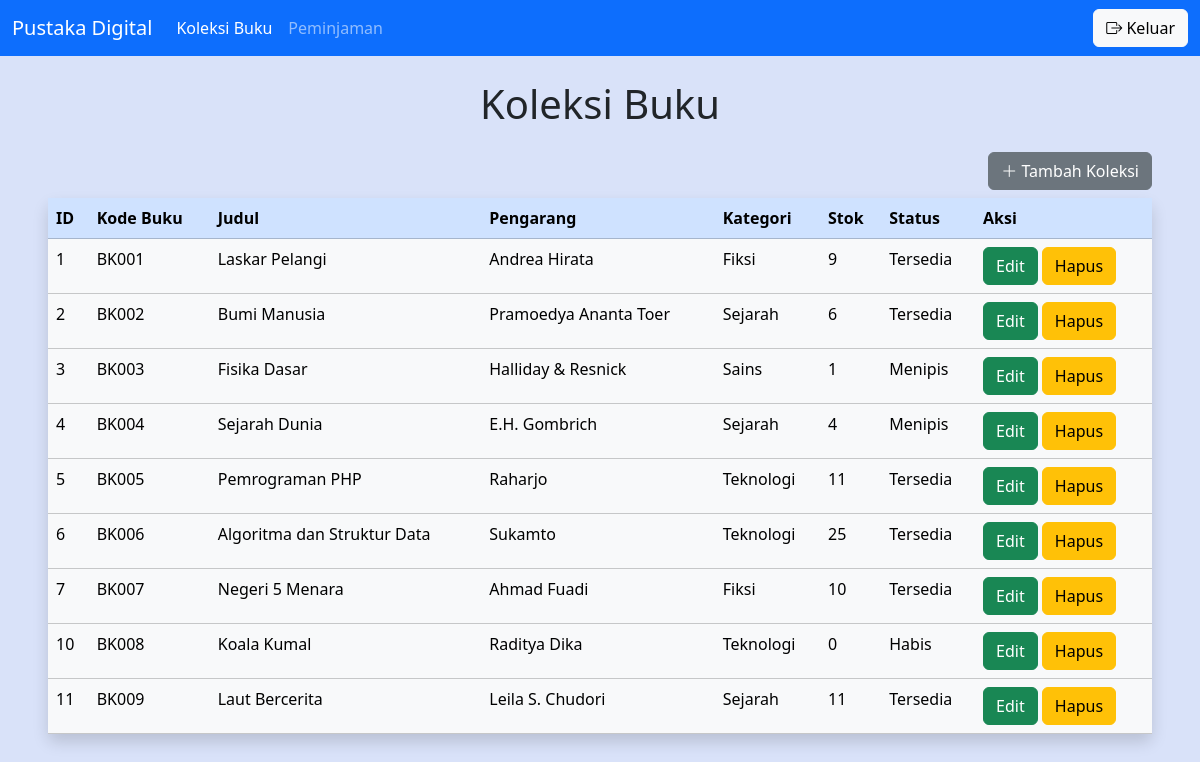
Page /koleksi_buku.php (signed in) on the committed database.
### tables this page shows
CREATE TABLE `koleksi_buku` (
  `id_buku` int(3) NOT NULL,
  `kode_buku` varchar(5) NOT NULL,
  `judul` varchar(50) NOT NULL,
  `pengarang` varchar(50) NOT NULL,
  `kategori` varchar(50) NOT NULL,
  `stok` int(3) NOT NULL,
  `status` varchar(10) NOT NULL
);

### koleksi_buku.php (the view, shortened to what this page needs)
<?php
    include 'koneksi.php';
?>
<!DOCTYPE html>
<html lang="en">
<head>
    <link href="https://cdn.jsdelivr.net/npm/bootstrap@5.3.8/dist/css/bootstrap.min.css" rel="stylesheet">
    <link rel="stylesheet" href="https://cdn.jsdelivr.net/npm/bootstrap-icons@1.13.1/font/bootstrap-icons.min.css">
</head>
<body style="background-color: #d9e2f9;">
    <header>
        <nav class="navbar navbar-expand-lg bg-primary navbar-dark">
            <div class="container-fluid">
                <a class="navbar-brand" href="#">Pustaka Digital</a>
                <div class="collapse navbar-collapse" id="navbarNavAltMarkup">
                    <div class="navbar-nav">
                        <a class="nav-link active" aria-current="page" href="koleksi_buku.php">Koleksi Buku</a>
                        <a class="nav-link" href="peminjaman.php">Peminjaman</a>
                    </div>
                </div>
                <div class="justify-content-md-end">
                    <button type="button" class="btn btn-light" data-bs-toggle="modal" data-bs-target="#logoutModal"><i class="bi bi-box-arrow-right"></i> Keluar</button>
                </div>
            </div>
        </nav>
    </header>
    <main class="ms-5 me-5">
        <h1 class="text-center mt-4 mb-4">Koleksi Buku</h1>
        <div class="d-flex justify-content-end mb-2" data-bs-target="#modalTambahKoleksi">
            <button type="button" class="btn btn-secondary" data-bs-toggle="modal" data-bs-target="#tambahKoleksiBuku"><i class="bi bi-plus-lg"></i> Tambah Koleksi</button>
        </div>
        <table class="table shadow p-3 mb-5 bg-body-tertiary rounded">
            <thead class="table-primary">
                <tr>
                    <th>ID</th>
                    <th>Kode Buku</th>
                    <th>Judul</th>
                    <th>Pengarang</th>
                    <th>Kategori</th>
                    <th>Stok</th>
                    <th>Status</th>
                    <th>Aksi</th>
                </tr>
            </thead>
            <tbody class="table-light">
                <?php
                    $query = mysqli_query($koneksi, "SELECT * FROM koleksi_buku");
                    while ($data = mysqli_fetch_array($query)){
                ?>
                <tr>
                    <td><?= $data['id_buku'];?></td>
                    <td><?= $data['kode_buku'];?></td>
                    <td><?= $data['judul'];?></td>
                    <td><?= $data['pengarang'];?></td>
                    <td><?= $data['kategori'];?></td>
                    <td><?= $data['stok'];?></td>
                    <td><?= $data['status'];?></td>
                    <td>
                        <a href="edit_koleksi_buku.php?id_buku=<?= $data['id_buku']; ?>" class="btn btn-success">Edit</a>
                        <button type="button" class="btn btn-warning" data-bs-toggle="modal" data-bs-target="#hapus<?= $data['id_buku']; ?>">Hapus</button>
                    </td>
                </tr>
                <?php } ?>
            </tbody>
        </table>
    </main>
</body>
</html>

### rows in the picture
koleksi_buku: id_buku "1", kode_buku "BK001", judul "Laskar Pelangi", pengarang "Andrea Hirata", kategori "Fiksi", stok "9", status "Tersedia"
koleksi_buku: id_buku "2", kode_buku "BK002", judul "Bumi Manusia", pengarang "Pramoedya Ananta Toer", kategori "Sejarah", stok "6", status "Tersedia"
koleksi_buku: id_buku "3", kode_buku "BK003", judul "Fisika Dasar", pengarang "Halliday & Resnick", kategori "Sains", stok "1", status "Menipis"
koleksi_buku: id_buku "4", kode_buku "BK004", judul "Sejarah Dunia", pengarang "E.H. Gombrich", kategori "Sejarah", stok "4", status "Menipis"
koleksi_buku: id_buku "5", kode_buku "BK005", judul "Pemrograman PHP", pengarang "Raharjo", kategori "Teknologi", stok "11", status "Tersedia"
koleksi_buku: id_buku "6", kode_buku "BK006", judul "Algoritma dan Struktur Data", pengarang "Sukamto", kategori "Teknologi", stok "25", status "Tersedia"
koleksi_buku: id_buku "7", kode_buku "BK007", judul "Negeri 5 Menara", pengarang "Ahmad Fuadi", kategori "Fiksi", stok "10", status "Tersedia"
koleksi_buku: id_buku "10", kode_buku "BK008", judul "Koala Kumal", pengarang "Raditya Dika", kategori "Teknologi", stok "0", status "Habis"
koleksi_buku: id_buku "11", kode_buku "BK009", judul "Laut Bercerita", pengarang "Leila S. Chudori", kategori "Sejarah", stok "11", status "Tersedia"
